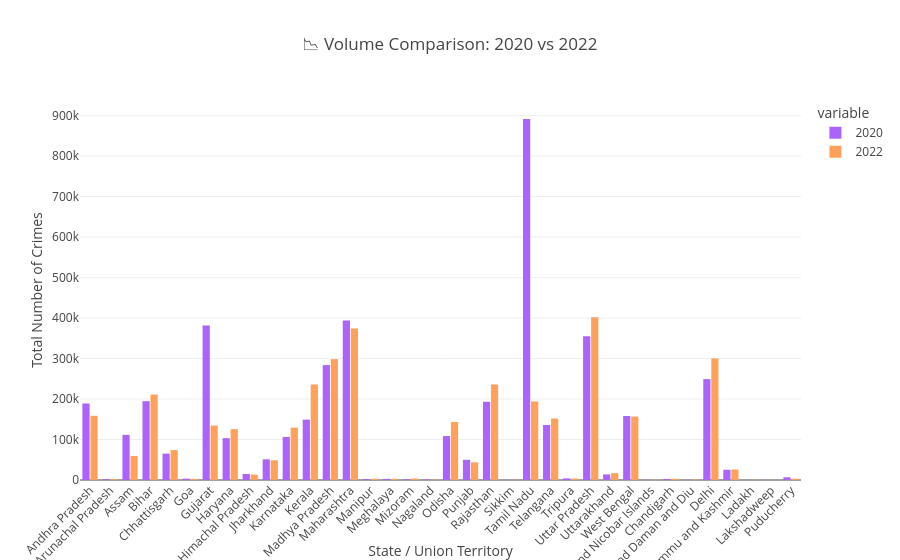

The notebook cell saved with this chart:
### Code cell
fig_bar.show()

### Figure 1 — Plotly figure (JSON) as saved in the notebook; plotly's stock layout.template omitted (floating-point values rounded to 4 significant figures)
{"data": [{"alignmentgroup": "True", "hovertemplate": "variable=2020<br>State/UT=%{x}<br>value=%{y}<extra></extra>", "legendgroup": "2020", "marker": {"color": "#AB63FA", "pattern": {"shape": ""}}, "name": "2020", "offsetgroup": "2020", "orientation": "v", "showlegend": true, "textposition": "auto", "type": "bar", "x": ["Andhra Pradesh", "Arunachal Pradesh", "Assam", "Bihar", "Chhattisgarh", "Goa", "Gujarat", "Haryana", "Himachal Pradesh", "Jharkhand", "Karnataka", "Kerala", "Madhya Pradesh", "Maharashtra", "Manipur", "Meghalaya", "Mizoram", "Nagaland", "Odisha", "Punjab", "Rajasthan", "Sikkim", "Tamil Nadu", "Telangana", "Tripura", "Uttar Pradesh", "Uttarakhand", "West Bengal", "Andaman and Nicobar Islands", "Chandigarh", "Dadra and Nagar Haveli and Daman and Diu", "Delhi", "Jammu and Kashmir", "Ladakh", "Lakshadweep", "Puducherry"], "xaxis": "x", "y": [188997, 2244, 111558, 194698, 65216, 3393, 381849, 103276, 14803, 51033, 106350, 149099, 283881, 394017, 2349, 2871, 1787, 1022, 108533, 49870, 193279, 504, 891700, 135885, 4010, 355110, 13812, 158060, 482, 2583, 441, 249192, 25233, 387, 107, 6725], "yaxis": "y"}, {"alignmentgroup": "True", "hovertemplate": "variable=2022<br>State/UT=%{x}<br>value=%{y}<extra></extra>", "legendgroup": "2022", "marker": {"color": "#FFA15A", "pattern": {"shape": ""}}, "name": "2022", "offsetgroup": "2022", "orientation": "v", "showlegend": true, "textposition": "auto", "type": "bar", "x": ["Andhra Pradesh", "Arunachal Pradesh", "Assam", "Bihar", "Chhattisgarh", "Goa", "Gujarat", "Haryana", "Himachal Pradesh", "Jharkhand", "Karnataka", "Kerala", "Madhya Pradesh", "Maharashtra", "Manipur", "Meghalaya", "Mizoram", "Nagaland", "Odisha", "Punjab", "Rajasthan", "Sikkim", "Tamil Nadu", "Telangana", "Tripura", "Uttar Pradesh", "Uttarakhand", "West Bengal", "Andaman and Nicobar Islands", "Chandigarh", "Dadra and Nagar Haveli and Daman and Diu", "Delhi", "Jammu and Kashmir", "Ladakh", "Lakshadweep", "Puducherry"], "xaxis": "x", "y": [158547, 2308, 59315, 211079, 73822, 2711, 134600, 125435, 13231, 48726, 129461, 235858, 298578, 374038, 3029, 2914, 3587, 1008, 143414, 43738, 236090, 549, 193913, 151849, 3653, 401787, 16967, 156503, 460, 2941, 1184, 300429, 25915, 439, 64, 3237], "yaxis": "y"}], "layout": {"autosize": true, "bargap": 0.2, "bargroupgap": 0.1, "barmode": "group", "legend": {"title": {"text": "variable"}, "tracegroupgap": 0}, "title": {"text": "📉 Volume Comparison: 2020 vs 2022"}, "xaxis": {"anchor": "y", "autorange": true, "domain": [0, 1], "range": [-0.5, 35.5], "tickangle": -45, "title": {"text": "State / Union Territory"}, "type": "category"}, "yaxis": {"anchor": "x", "autorange": true, "domain": [0, 1], "range": [0, 938600.0], "title": {"text": "Total Number of Crimes"}, "type": "linear"}}}
